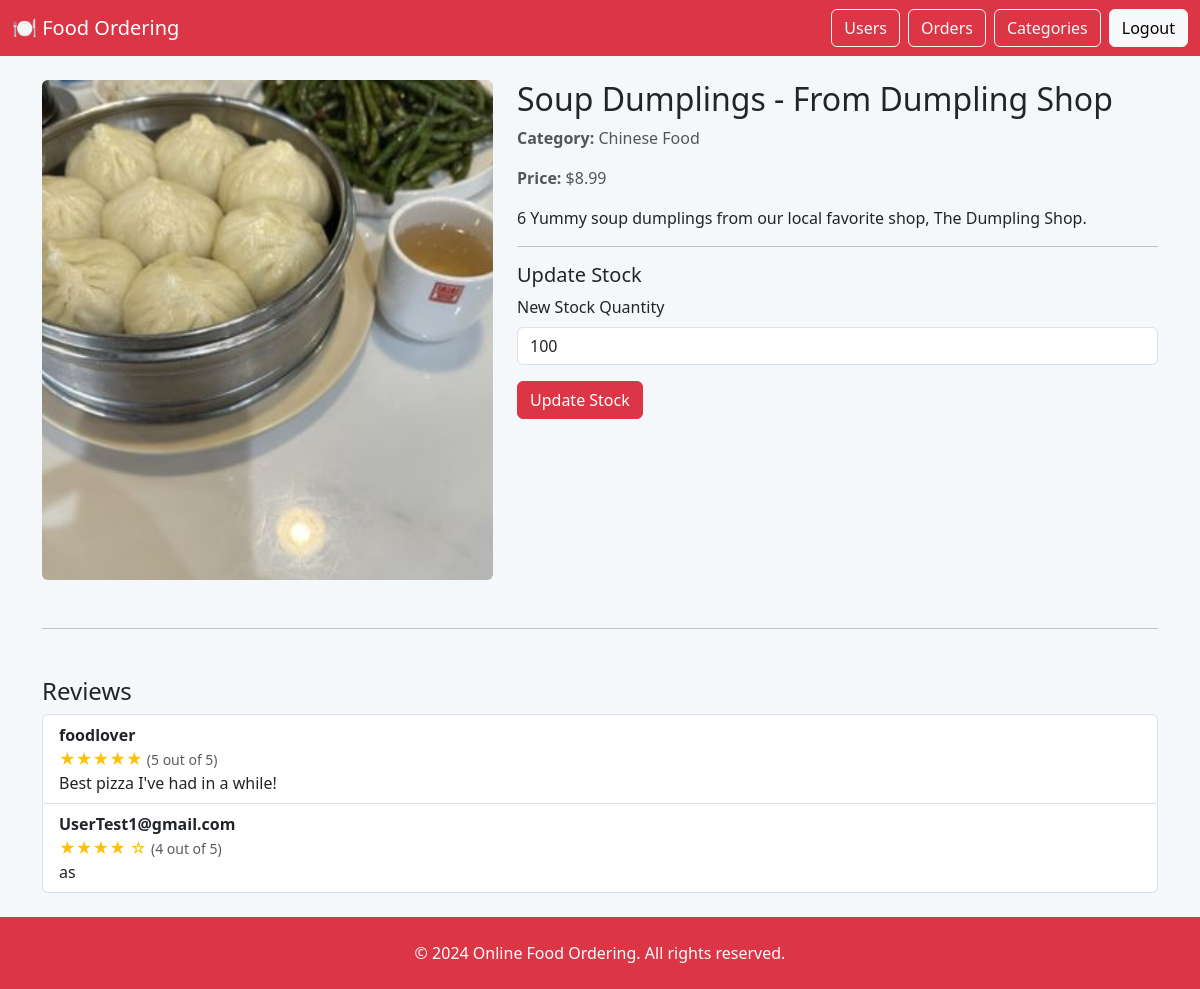
The app's page /product_details/1 (signed in) with its own data.
### models/menu_item.py (models this page shows)
class MenuItem(db.Model):
    __bind_key__ = 'db'
    id = db.Column(db.Integer, Sequence('MenuItem_sequence'), unique=True, nullable=False, primary_key=True)
    name = db.Column(db.String(150), nullable=False)
    description = db.Column(db.String(255))
    price = db.Column(db.Float, nullable=False)
    category_id = db.Column(db.Integer)
    stock = db.Column(db.Integer, nullable=False)
    image_url = db.Column(db.String(255))
    availability = db.Column(db.Boolean, default=True)
    created_by = db.Column(db.Integer)
    created_at = db.Column(db.TIMESTAMP, default=datetime.now)

### models/food_category.py (models this page shows)
class FoodCategory(db.Model):
    __bind_key__ = 'db'
    id = db.Column(db.Integer, Sequence('FoodCategory_sequence'), unique=True, nullable=False, primary_key=True)
    category_name = db.Column(db.String(100), nullable=False)
    description = db.Column(db.String(255))

### models/review.py (models this page shows)
class Review(db.Model):
    __bind_key__ = 'db'
    id = db.Column(db.Integer, Sequence('Review_sequence'), unique=True, nullable=False, primary_key=True)
    user_id = db.Column(db.Integer)
    menu_item_id = db.Column(db.Integer)
    rating = db.Column(db.Integer)
    comment = db.Column(db.Text)
    review_date = db.Column(db.TIMESTAMP, default=datetime.now)

### models/user.py (models this page shows)
class User(db.Model):
    __bind_key__ = 'db'
    id = db.Column(db.Integer, Sequence('User_sequence'), unique=True, nullable=False, primary_key=True)
    username = db.Column(db.String(100), nullable=False)
    email = db.Column(db.String(120), unique=True, nullable=False)
    password = db.Column(db.String(128), nullable=False)
    role = db.Column(db.String(20), nullable=False)
    created_at = db.Column(db.TIMESTAMP, default=datetime.now)

### app.py (the view)
@app.route('/product_details/<int:product_id>')
def product_details(product_id):
    from models.menu_item import MenuItem
    from models.food_category import FoodCategory
    from models.review import Review
    from models.user import User
    if 'user_id' not in session:
        return redirect('/login')
    product = MenuItem.query.get_or_404(product_id)
    category = FoodCategory.query.get(product.category_id)
    review_data = db.session.query(Review, User.username) \
        .join(User, Review.user_id == User.id) \
        .filter(Review.menu_item_id == product.id).all()
    reviews = [{
        'username': username,
        'rating': review.rating,
        'comment': review.comment
    } for review, username in review_data]
    return render_template(
        'user/product_details.html',
        product=product,
        category=category,
        reviews=reviews,
        is_admin=(session.get('role') == 'admin')
    )

### templates/user/product_details.html (shortened to what this page needs)
<!DOCTYPE html>
<html lang="en">
<head>
  <link href="https://cdn.jsdelivr.net/npm/bootstrap@5.3.0/dist/css/bootstrap.min.css" rel="stylesheet">
</head>
<body class="d-flex flex-column min-vh-100">
<nav class="navbar navbar-dark bg-danger">
  <div class="container-fluid">
    <a class="navbar-brand" href="{{ '/admin/dashboard' if is_admin else '/user/dashboard' }}">🍽️ Food Ordering</a>
    <div class="d-flex">
      {% if not is_admin %}
        <a href="/cart" class="btn btn-outline-light me-2">Cart</a>
        <a href="/orders" class="btn btn-outline-light me-2">Orders</a>
      {% else %}
        <a href="/admin/users" class="btn btn-outline-light me-2">Users</a>
        <a href="/admin/orders" class="btn btn-outline-light me-2">Orders</a>
        <a href="/admin/cloth_types" class="btn btn-outline-light me-2">Categories</a>
      {% endif %}
      <a href="/logout" class="btn btn-light">Logout</a>
    </div>
  </div>
</nav>
<div class="container py-4">
  <div class="row">
    <div class="col-md-5">
      <img src="/{{ product.image_url }}" alt="{{ product.name }}" class="img-fluid food-img rounded">
    </div>
    <div class="col-md-7">
      <h2>{{ product.name }}</h2>
      <p class="info"><strong>Category:</strong> {{ category.category_name }}</p>
      <p class="info"><strong>Price:</strong> ${{ product.price }}</p>
      <p class="mt-3">{{ product.description }}</p>
      {% if is_admin %}
        <hr>
        <h5>Update Stock</h5>
        <form action="/update_stock" method="POST">
          <div class="mb-3">
            <label for="stock" class="form-label">New Stock Quantity</label>
            <input type="number" class="form-control" name="stock" value="{{ product.stock }}" required>
          </div>
          <button type="submit" class="btn btn-danger">Update Stock</button>
        </form>
      {% endif %}
    </div>
  </div>
  <hr class="my-5">
  <h4 class="mt-5">Reviews</h4>
  {% if reviews %}
    <ul class="list-group">
      {% for review in reviews %}
        <li class="list-group-item">
          <strong>{{ review.username }}</strong><br>
          <span class="text-warning">
            {% for _ in range(review.rating) %}★{% endfor %}
            {% for _ in range(5 - review.rating) %}☆{% endfor %}
          </span>
          <small class="text-muted">({{ review.rating }} out of 5)</small><br>
          {{ review.comment }}
        </li>
      {% endfor %}
    </ul>
  {% else %}
    <p>No reviews yet for this item.</p>
  {% endif %}
</div>
<footer class="text-center text-white py-4 bg-danger mt-auto">
  &copy; 2024 Online Food Ordering. All rights reserved.
</footer>
</body>
</html>

### templates/user/product_details.html (style rules this page uses)
body { background-color: #f4f8fb; }
.food-img { height: 500px; object-fit: cover; }
.info { font-size: 1rem; color: #555; }
footer { margin-top: auto; }

### records on screen
MenuItem: name "Soup Dumplings - From Dumpling Shop", price "8.99", description "6 Yummy soup dumplings from our local favorite shop, The Dumpling Shop.", stock "100"
FoodCategory: category_name "Chinese Food"
Review: username "foodlover", rating "5", comment "Best pizza I've had in a while!"
Review: username "UserTest1@gmail.com", rating "4", comment "as"
